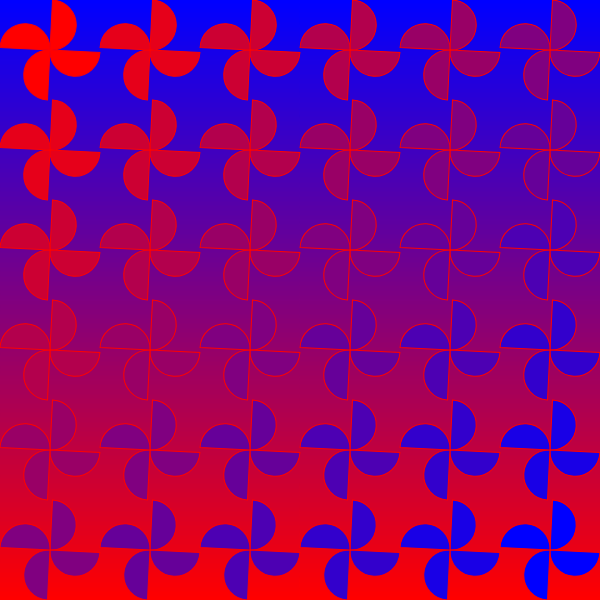
Frame 1 (no input)
Frame 60 (no input): identical to frame 1, image omitted
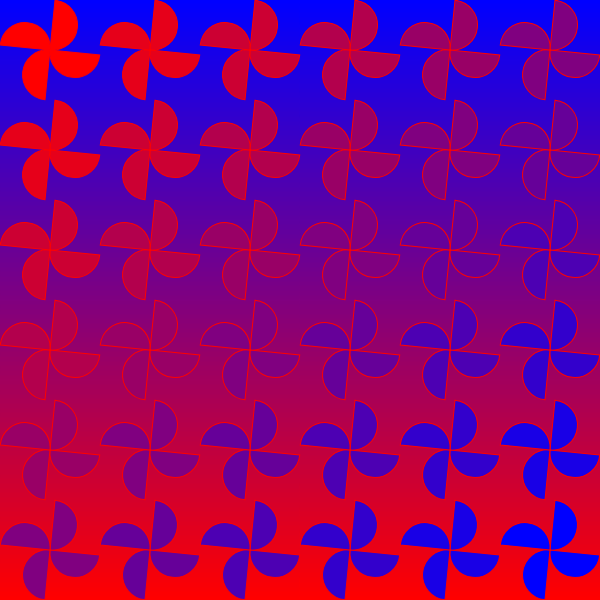
Frame 120 (the mouse pressed at the canvas centre since frame 60)

The p5.js sketch that drew these frames (run headless with seeded random() and noise() and a simulated clock; from frame 60 on, the mouse is pressed at the canvas centre):

// p5.js sketch
// ── sketch.js
// Configuration
const GRID_SIZE = 6;
const CELL_SIZE = 100;
const ROTATION_SPEED = 0.05;
const ARC_RADIUS = 50;
const ARC_OFFSET = 25;

// Colors
let topLeftColor, bottomRightColor;
let backColor1, backColor2;
let angle = 0;

function setup() {
  createCanvas(600, 600);
  initializeColors();
}

function initializeColors() {
  topLeftColor = color(255, 0, 0);
  bottomRightColor = color(0, 0, 255);
  backColor1 = color(0, 0, 255);
  backColor2 = color(255, 0, 0);
}

function draw() {
  drawGradientBackground();
  drawFlowerGrid();
}

function drawGradientBackground() {
  for (let y = 0; y < height; y++) {
    let interFactor = y / height;
    let backgroundColor = lerpColor(backColor1, backColor2, interFactor);
    stroke(backgroundColor);
    fill(backgroundColor);
    rect(0, y, width, 1);
  }
}

function drawFlowerGrid() {
  for (let i = 0; i < GRID_SIZE; i++) {
    for (let j = 0; j < GRID_SIZE; j++) {
      drawFlower(i, j);
    }
  }
}

function drawFlower(i, j) {
  const offsetX = i * CELL_SIZE + CELL_SIZE/2;
  const offsetY = j * CELL_SIZE + CELL_SIZE/2;
  const interFactor = (i + j) / 10;
  const currentColor = lerpColor(topLeftColor, bottomRightColor, interFactor);

  push();
  translate(offsetX, offsetY);
  rotate(angle);
  drawFlowerPetals(currentColor);
  pop();
}

function drawFlowerPetals(petalColor) {
  fill(petalColor);
  // Draw four arcs to create the flower pattern
  arc(0, -ARC_OFFSET, ARC_RADIUS, ARC_RADIUS, PI*3/2, PI/2, CHORD);  // top
  arc(ARC_OFFSET, 0, ARC_RADIUS, ARC_RADIUS, 0, PI, CHORD);          // right
  arc(0, ARC_OFFSET, ARC_RADIUS, ARC_RADIUS, PI/2, PI*3/2, CHORD);   // bottom
  arc(-ARC_OFFSET, 0, ARC_RADIUS, ARC_RADIUS, PI, 0, CHORD);         // left
}

function mouseMoved() {
  angle += ROTATION_SPEED;
}
